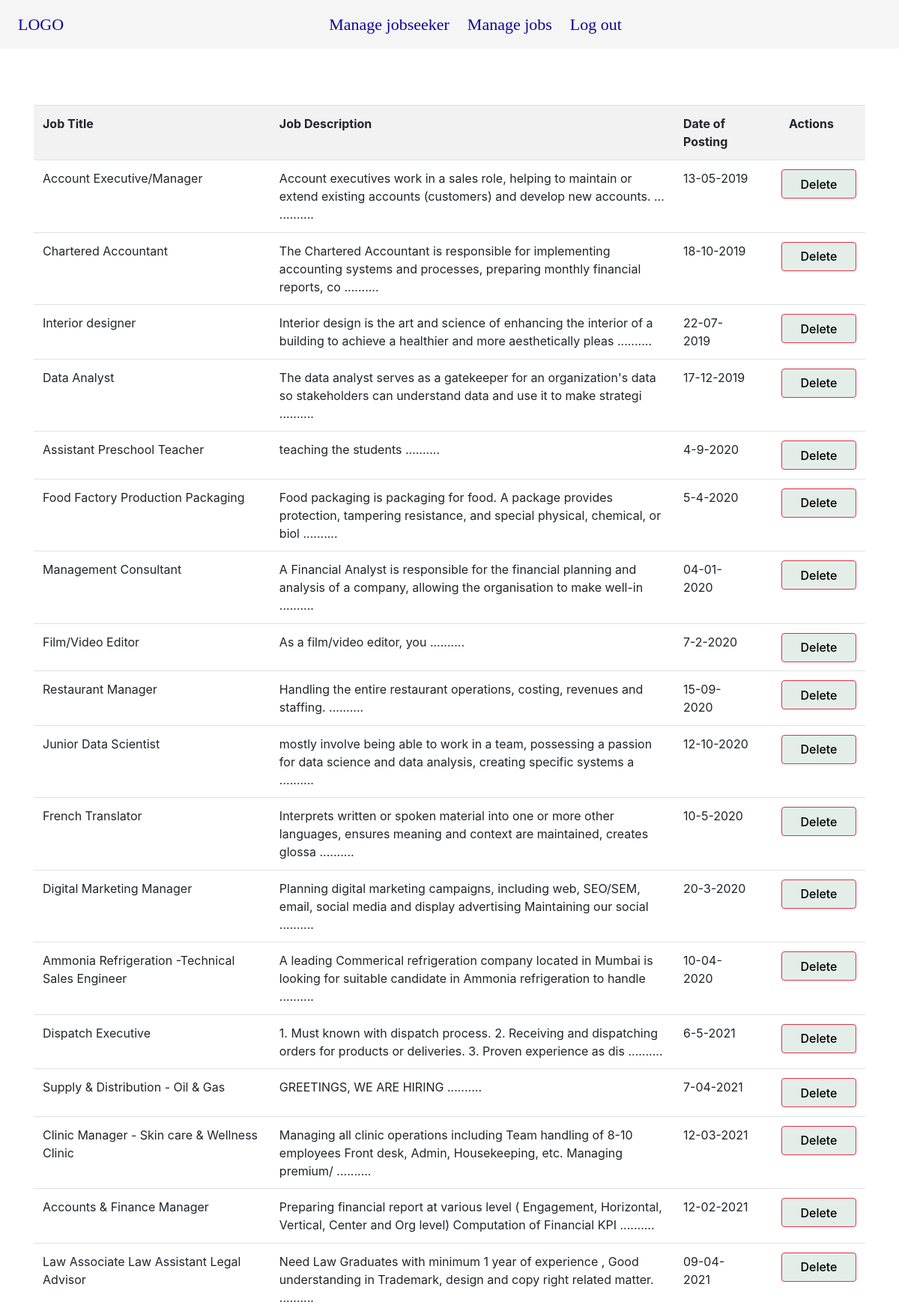
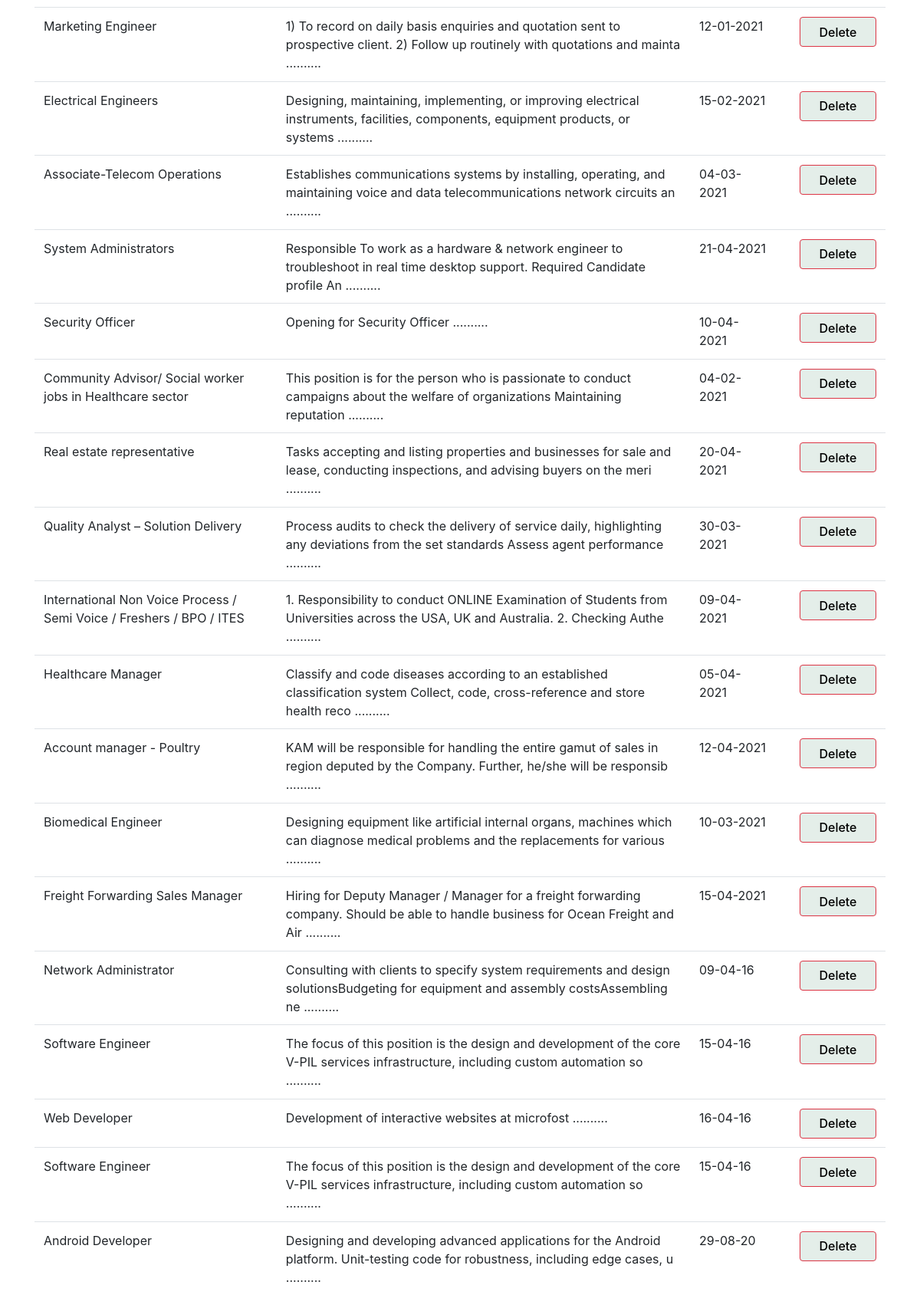
The page /admin/managejob.php on the database its author committed (2 pictures, top to bottom).
### tables this page shows
CREATE TABLE `jobs` (
  `jobid` int(20) NOT NULL,
  `eid` int(20) NOT NULL,
  `title` varchar(100) DEFAULT NULL,
  `jobdesc` varchar(700) NOT NULL,
  `vacno` int(20) DEFAULT NULL,
  `experience` varchar(100) DEFAULT NULL,
  `basicpay` varchar(100) DEFAULT NULL,
  `fnarea` varchar(100) DEFAULT NULL,
  `location` varchar(200) DEFAULT NULL,
  `industry` varchar(200) DEFAULT NULL,
  `ugqual` varchar(100) DEFAULT NULL,
  `pgqual` varchar(100) DEFAULT NULL,
  `Profile` varchar(500) DEFAULT NULL,
  `postdate` varchar(20) NOT NULL,
  `type` varchar(50) NOT NULL
);

### admin/managejob.php (the view, shortened to what this page needs)
<?php
$servername = "localhost";
$username = "root";
$password = "";
$dbname = "jobportal";
$conn = new mysqli($servername, $username, $password, $dbname);
$query= mysqli_query($conn,"select * from jobs order by Right(postdate,4) ASC");
?>
<!DOCTYPE HTML>
<html>
<head>
<link rel="stylesheet" href="https://maxcdn.bootstrapcdn.com/bootstrap/4.5.2/css/bootstrap.min.css">
  <link rel="stylesheet" href="https://cdnjs.cloudflare.com/ajax/libs/font-awesome/4.7.0/css/font-awesome.min.css">
  <link rel="stylesheet" type="text/css" href="/jobportal/css/web2.css">
<nav class="navbar navbar-expand fixed-top navbar-dark bg-custom" id="navbar">
        <ul class="navbar-nav mr-auto">
            <li class="nav-item active">
                <a class="nav-link colors1" href="/jobportal/admin/home.php">LOGO</a>
            </li>
           </ul>
       <ul class=" nav navbar-nav mr-auto">
           <li class="nav-item dropdown pr-2">
               <a class="nav-link text-light colors1" href="/jobportal/admin/managejobseeker.php" id="navbardrop" >
      Manage jobseeker
      </a>
         </li>
            <li class="nav-item  pr-2">
               <a class="nav-link text-light colors1" href="managejob.php">
       Manage jobs
      </a></li>
            <li class="nav-item  pr-2">
               <a class="nav-link text-light colors1" href="/jobportal/logout.php">
       Log out
      </a></li>
        <link rel="stylesheet" href="/jobportal/css/web2.css">
</nav>
</head>
<body>
<div class="container-fluid d-flex justify-content-center " id="content" style="margin-top: 90px">
  <?php
 if(mysqli_num_rows($query)>0) { ?>
<div class="container" id="viewmain">
  <div class="table-responsive" style="margin-top: 50px">
    <table class="table table-responsive table-striped">
        <th>Job Title</th>
        <th>Job Description</th>
        <th style="width: 10%" >Date of Posting</th>
        <th colspan="2" class="text-center">Actions</th>
    <?php
    while($result=mysqli_fetch_array($query)){
    echo" <tr> ";
        echo "<td>".$result['title']."</td>";
        echo "<td>".substr($result['jobdesc'],0,130)." ..........</td>";
        echo "<td >".$result['postdate']."</td>";
        echo "<td>  <a style='color: whitesmoke;'  href='deletejob.php?jid=".$result['jobid']."'><button type='button' class='btn btn-danger'>Delete</button></a> </td>";
       echo" <tr> ";
     }
?>
    </table>
    </div>
</div>
</div>
</body>
<?php }
?>

### css/web2.css (style rules this page uses)
html,body { overflow-x: hidden; }
.nav-link { font-family: 'Cormorant', serif; font-size: 22px; }
.bg-custom { background-color: #f5f5f5 !important; }
.colors1 { color: #100690 !important; }
.btn { position: relative; margin-left: 20px; background-color: #E4EEE9; width: 100px; height: 39px; color: black; font-weight: 500; }

### admin/managejob.php (style rules this page uses)
.colors1 { color: #100690 !important; }

### rows shown on the page
jobs: title "Account Executive/Manager", jobdesc "Account executives work in a sales role, helping to maintain or extend existing accounts (customers) and develop new accounts. ...", postdate "13-05-2019"
jobs: title "Chartered Accountant", jobdesc "The Chartered Accountant is responsible for implementing accounting systems and processes, preparing monthly financial reports, co", postdate "18-10-2019"
jobs: title "Interior designer", jobdesc "Interior design is the art and science of enhancing the interior of a building to achieve a healthier and more aesthetically pleas", postdate "22-07-2019"
jobs: title "Data Analyst", jobdesc "The data analyst serves as a gatekeeper for an organization's data so stakeholders can understand data and use it to make strategi", postdate "17-12-2019"
jobs: title "Assistant Preschool Teacher", jobdesc "teaching the students", postdate "4-9-2020"
jobs: title "Food Factory Production Packaging", jobdesc "Food packaging is packaging for food. A package provides protection, tampering resistance, and special physical, chemical, or biol", postdate "5-4-2020"
jobs: title "Management Consultant", jobdesc "A Financial Analyst is responsible for the financial planning and analysis of a company, allowing the organisation to make well-in", postdate "04-01-2020"
jobs: title "Film/Video Editor", jobdesc "As a film/video editor, you", postdate "7-2-2020"
jobs: title "Restaurant Manager", jobdesc "Handling the entire restaurant operations, costing, revenues and staffing.", postdate "15-09-2020"
jobs: title "Junior Data Scientist", jobdesc "mostly involve being able to work in a team, possessing a passion for data science and data analysis, creating specific systems a", postdate "12-10-2020"
jobs: title "French Translator", jobdesc "Interprets written or spoken material into one or more other languages, ensures meaning and context are maintained, creates glossa", postdate "10-5-2020"
jobs: title "Digital Marketing Manager", jobdesc "Planning digital marketing campaigns, including web, SEO/SEM, email, social media and display advertising Maintaining our social", postdate "20-3-2020"
jobs: title "Ammonia Refrigeration -Technical Sales Engineer", jobdesc "A leading Commerical refrigeration company located in Mumbai is looking for suitable candidate in Ammonia refrigeration to handle", postdate "10-04-2020"
jobs: title "Dispatch Executive", jobdesc "1. Must known with dispatch process. 2. Receiving and dispatching orders for products or deliveries. 3. Proven experience as dis", postdate "6-5-2021"
jobs: title "Supply & Distribution - Oil & Gas", jobdesc "GREETINGS, WE ARE HIRING", postdate "7-04-2021"
jobs: title "Clinic Manager - Skin care & Wellness Clinic", jobdesc "Managing all clinic operations including Team handling of 8-10 employees Front desk, Admin, Housekeeping, etc. Managing premium/", postdate "12-03-2021"
jobs: title "Accounts & Finance Manager", jobdesc "Preparing financial report at various level ( Engagement, Horizontal, Vertical, Center and Org level) Computation of Financial KPI", postdate "12-02-2021"
jobs: title "Law Associate Law Assistant Legal Advisor", jobdesc "Need Law Graduates with minimum 1 year of experience , Good understanding in Trademark, design and copy right related matter.", postdate "09-04-2021"
jobs: title "Marketing Engineer", jobdesc "1) To record on daily basis enquiries and quotation sent to prospective client. 2) Follow up routinely with quotations and mainta", postdate "12-01-2021"
jobs: title "Electrical Engineers", jobdesc "Designing, maintaining, implementing, or improving electrical instruments, facilities, components, equipment products, or systems", postdate "15-02-2021"
jobs: title "Associate-Telecom Operations", jobdesc "Establishes communications systems by installing, operating, and maintaining voice and data telecommunications network circuits an", postdate "04-03-2021"
jobs: title "System Administrators", jobdesc "Responsible To work as a hardware & network engineer to troubleshoot in real time desktop support. Required Candidate profile An", postdate "21-04-2021"
jobs: title "Security Officer", jobdesc "Opening for Security Officer", postdate "10-04-2021"
jobs: title "Community Advisor/ Social worker jobs in Healthcare sector", jobdesc "This position is for the person who is passionate to conduct campaigns about the welfare of organizations Maintaining reputation", postdate "04-02-2021"
jobs: title "Real estate representative", jobdesc "Tasks accepting and listing properties and businesses for sale and lease, conducting inspections, and advising buyers on the meri", postdate "20-04-2021"
jobs: title "Quality Analyst – Solution Delivery", jobdesc "Process audits to check the delivery of service daily, highlighting any deviations from the set standards Assess agent performance", postdate "30-03-2021"
jobs: title "International Non Voice Process / Semi Voice / Freshers / BPO / ITES", jobdesc "1. Responsibility to conduct ONLINE Examination of Students from Universities across the USA, UK and Australia. 2. Checking Authe", postdate "09-04-2021"
jobs: title "Healthcare Manager", jobdesc "Classify and code diseases according to an established classification system Collect, code, cross-reference and store health reco", postdate "05-04-2021"
jobs: title "Account manager - Poultry", jobdesc "KAM will be responsible for handling the entire gamut of sales in region deputed by the Company. Further, he/she will be responsib", postdate "12-04-2021"
jobs: title "Biomedical Engineer", jobdesc "Designing equipment like artificial internal organs, machines which can diagnose medical problems and the replacements for various", postdate "10-03-2021"
jobs: title "Freight Forwarding Sales Manager", jobdesc "Hiring for Deputy Manager / Manager for a freight forwarding company. Should be able to handle business for Ocean Freight and Air", postdate "15-04-2021"
jobs: title "Network Administrator", jobdesc "Consulting with clients to specify system requirements and design solutionsBudgeting for equipment and assembly costsAssembling ne", postdate "09-04-16"
jobs: title "Software Engineer", jobdesc "The focus of this position is the design and development of the core V-PIL services infrastructure, including custom automation so", postdate "15-04-16"
jobs: title "Web Developer", jobdesc "Development of interactive websites at microfost", postdate "16-04-16"
jobs: title "Software Engineer", jobdesc "The focus of this position is the design and development of the core V-PIL services infrastructure, including custom automation so", postdate "15-04-16"
jobs: title "Android Developer", jobdesc "Designing and developing advanced applications for the Android platform. Unit-testing code for robustness, including edge cases, u", postdate "29-08-20"
